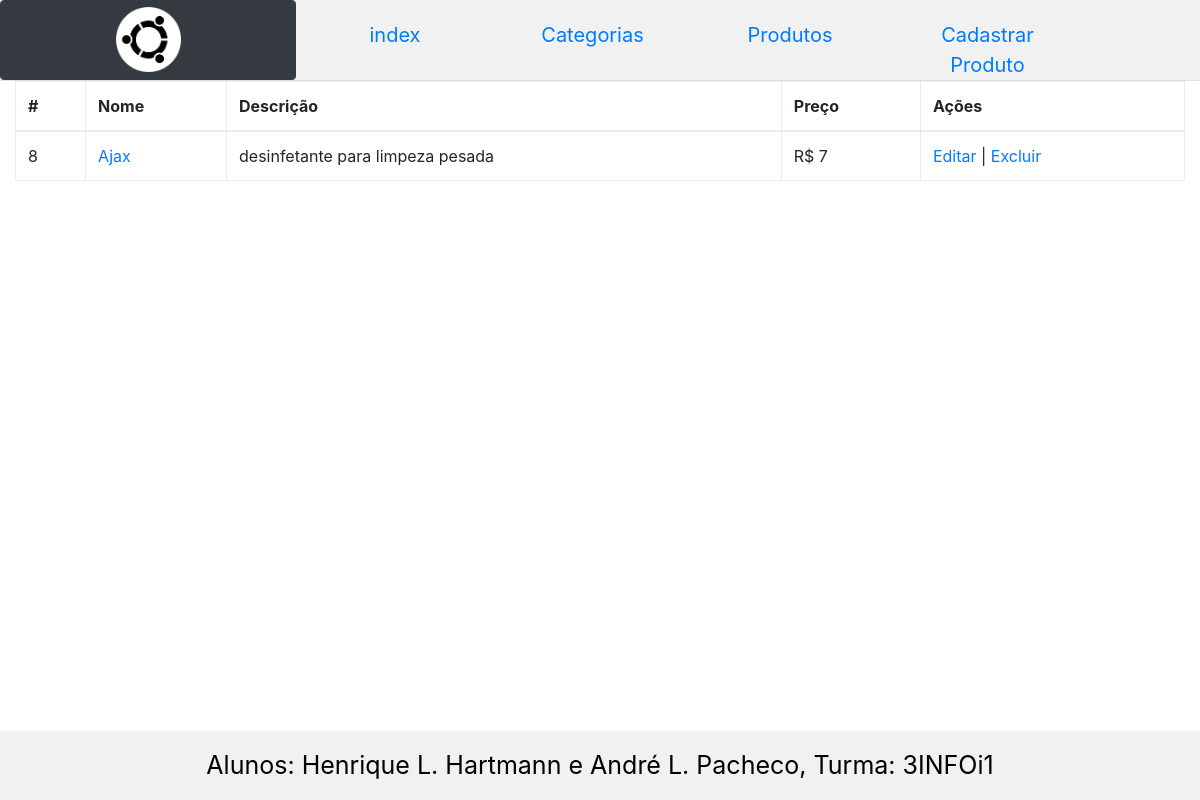
The page /app/controllers/categoria.php?action=show&catnome=Limpeza&codigo=5 (signed in) on the database as committed earlier.
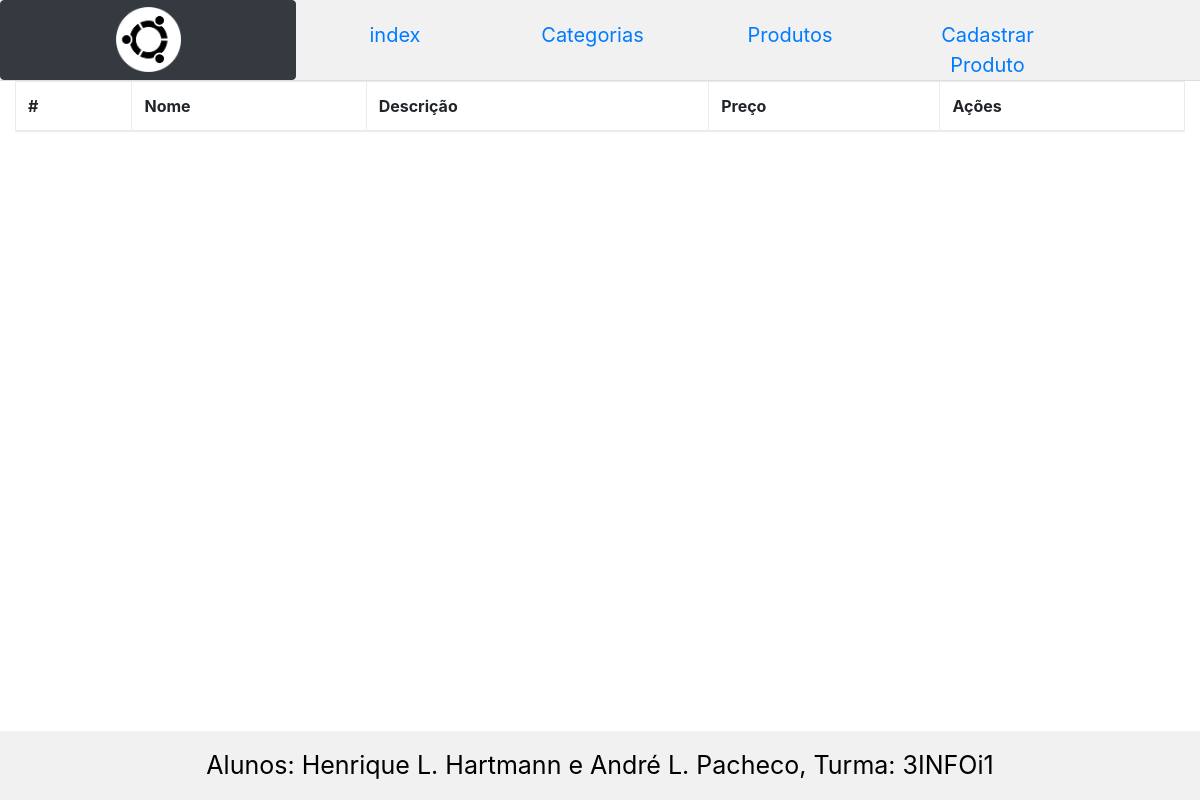
The same page on the database as committed later.
### tables this page shows
CREATE TABLE `produto` (
  `id_produto` int(11) NOT NULL,
  `nome_produto` varchar(60) NOT NULL,
  `descricao_produto` varchar(255) NOT NULL,
  `foto_produto` varchar(255) DEFAULT NULL,
  `preco_produto` float NOT NULL,
  `id_categoria` int(11) NOT NULL
);

### app/models/DBConnection.php (called while the page is built, shortened)
<?php
class DBConnection {
public static $conexao = null;
public static function getConexao(){
try{
if(self::$conexao == null){
self::$conexao = new PDO("mysql:host=".self::HOST.";dbname=".self::NOMEBANCO.";charset=utf8", self::USUARIO, self::SENHA);
self::$conexao->setAttribute(PDO::ATTR_ERRMODE, PDO::ERRMODE_EXCEPTION);
}
return self::$conexao;
}catch(PDOException $e){
die("Falhou a conexao ou ocorreu um erro banco: " . $e->getMessage());
}
return $conexao;
}
}
?>

### app/models/ProdutoCrud.php (called while the page is built, shortened)
<?php
    require_once "Produto.php";
    require_once "DBConnection.php";
class ProdutoCrud
{
    private $conexao;
    public function __construct()
    {
        $this->conexao = DBConnection::getConexao();
    }
    public function getProdutoscat($codigo)
    {
        $sql = 'SELECT * FROM produto WHERE id_categoria =' . $codigo;
        $resultado = $this->conexao->query($sql);
        $produtos = $resultado->fetchAll(PDO::FETCH_ASSOC);
        foreach ($produtos as $produto) {
            $id = $produto['id_produto'];
            $nome = $produto['nome_produto'];
            $descricao = $produto['descricao_produto'];
            $foto = $produto['foto_produto'];
            $preco = $produto['preco_produto'];
            $idCategoria = $produto['id_categoria'];
            $obj = new Produto($id, $nome, $descricao, $foto, $preco, $idCategoria);
            $listaProdutos[] = $obj;
        }
        return $listaProdutos;
    }
}

### app/models/Produto.php (called while the page is built, shortened)
<?php
class Produto
{
	private $id;
	private $nome;
	private $descricao;
	private $preco;
	public function __Construct($id = null, $nome, $descricao, $foto, $preco, $id_categoria ){
		$this->id = $id;
		$this->nome = $nome;
		$this->descricao = $descricao;
		$this->preco = $preco;
	}
    public function getId()
    {
        return $this->id;
    }
    public function getNome()
    {
        return $this->nome;
    }
    public function getDescricao()
    {
        return $this->descricao;
    }
    public function getPreco()
    {
        return $this->preco;
    }
}

### app/view/produto/index.php (the view)
<a class="col-xs- col-sm-2 col-md-2 col-lg-2 link" id="spot" href="cadastrar-produto.php"><li>Cadastrar Produto</li></a>
</ul>
</div>
<table class="table table-bordered table-responsive-xl">
    <thead>
    <tr>
        <th>#</th>
        <th>Nome</th>
        <th>Descrição</th>
        <th>Preço</th>
        <th>Ações</th>
    </tr>
    </thead>
    <tbody>
    <?php foreach ($produtos as $produto): ?>
        <tr>
            <td scope="row"><?= $produto->getId() ?></td>
            <td><a href="categoria.php?action=showprod&codigo=<?= $produto->getId();?>"><?=$produto->getNome();?></a</td>
            <td><?=$produto->getDescricao() ?></td>
            <td>R$ <?=$produto->getPreco() ?></td>
            <td><a href="categoria.php?action=editprod&codigo=<?=$produto->getId();?>">Editar</a> | <a href="controleAcao.php?action=excluirprod&codigo=<?=$produto->getId();?>">Excluir</a></td>
        </tr>
    <?php endforeach ?>
    </tbody>
</table>
<br>
<br>
<br>

Rows that differ between the two databases and show on the page:
removed produto: id_produto "8", nome_produto "Ajax", descricao_produto "desinfetante para limpeza pesada", preco_produto "7"
